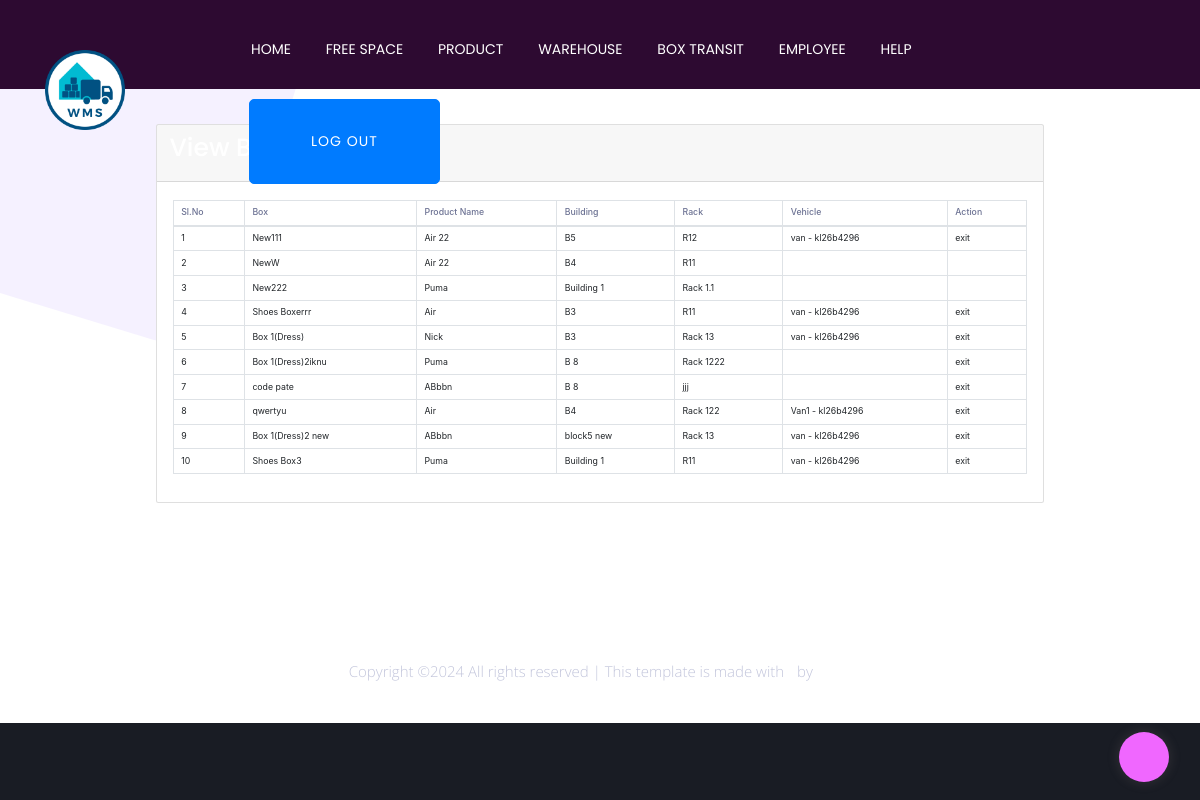
The app's page /view_box_transit/ (signed in) with its own data.
### warehouse/models9.py (models this page shows, shortened)
class Box(models.Model):
    Box_id = models.AutoField(primary_key=True)
    product_id = models.ForeignKey(Products, on_delete=models.CASCADE, null=True)
    building_id = models.ForeignKey(Building, on_delete=models.CASCADE, null=True, blank=True)
    rack_id = models.ForeignKey(Racks, on_delete=models.CASCADE, null=True, blank=True)
    vehicle_id = models.ForeignKey(Veh, on_delete=models.CASCADE, null=True, blank=True)
    Box_Name = models.CharField(max_length=200)
    Current_Date = models.DateField(null=True)
    vehicle_transit = models.CharField(max_length=200, null=True, blank=True)
    Action = models.CharField(max_length=200, null=True, blank=True)

### warehouse/models7.py (models this page shows, shortened)
class Products(models.Model):
    foreign_key_fied =models.ForeignKey(Racks, on_delete=models.CASCADE,null=True,blank=True)
    Catagories=models.CharField(max_length=100)
    Product_Name=models.CharField(max_length=50)
    Total_Quantity=models.IntegerField(null=True)
    Product_Details=models.CharField(max_length=100)

### warehouse/models3.py (models this page shows, shortened)
class Building(models.Model):
    Building_Name=models.CharField(max_length=100)
    Area=models.CharField(max_length=100)
    Floor=models.CharField(max_length=100)
    Identifer=models.CharField(max_length=100)
    Structure=models.CharField(max_length=100)
    Height=models.IntegerField(null= True)
    Total_No_Racks=models.IntegerField(null= True)

class Racks(models.Model):
    foreign_key_fied =models.ForeignKey(Building, on_delete=models.CASCADE,null=True,blank=True)
    rack_name = models.CharField(max_length = 30)
    nof_bins = models.IntegerField(null=True)
    width = models.IntegerField(null=True)
    height = models.IntegerField(null=True)
    length = models.IntegerField(null=True)
    date_added = models.DateTimeField(default=timezone.now)

### warehouse/views.py (the view)
# urls.py: path('view_box_transit/', views.view_transit_box, name='view_box_transit'),
def view_transit_box(request):
    user_id = request.session.get('user_id')
    if not user_id:
        return redirect('main_index_Page')
    try:
        selected_box_id = 1  # Replace with the actual selected box id
        try:
            selected_box = Box.objects.get(Box_id=selected_box_id)
            vehicle_transit = selected_box.vehicle_transit
            action = selected_box.Action
        except Box.DoesNotExist:
            selected_box = None
            vehicle_transit = None
            action = None
        boxes = Box.objects.all()
        context = {
            'boxes': boxes,
            'selected_box': selected_box,
            'vehicle_transit': vehicle_transit,
            'action': action,
        }
        return render(request, 'view_box_transit.html', context)
    except Supervise.DoesNotExist:
        return redirect('main_index_Page')

### warehouse/templates/view_box_transit.html (shortened to what this page needs)
{% extends 'supervisor_header.html' %}
{% block content %}
{% load static %}
<html lang="en">
<head>
  <link rel="stylesheet" href="{% static 'css/style.css' %}">
  <link rel="stylesheet" href="https://stackpath.bootstrapcdn.com/bootstrap/4.5.2/css/bootstrap.min.css">
</head>
<body>
  <div class="container mt-4">
    <div class="card custom-card">
      <div class="card-header">
        <h1 class="card-title">View Box Transit</h1>
      </div>
      <div class="card-body">
        <table class="table table-bordered">
          <thead>
            <tr>
              <th>Sl.No</th>
              <th>Box</th>
              <th>Product Name</th>
              <th>Building</th>
              <th>Rack</th>
              <th>Vehicle</th>
              <th>Action</th>
            </tr>
          </thead>
          <tbody>
            {% for box in boxes %}
            <tr>
              <td>{{ forloop.counter }}</td>
              <td>{{ box.Box_Name }}</td>
              <td>{{ box.product_id.Product_Name }}</td>
              <td>{{ box.building_id.Building_Name }}</td>
              <td>{{ box.rack_id.rack_name }}</td>
              <td>{{ box.vehicle_transit }}</td>
              <td>{{ box.Action }}</td>
            </tr>
            {% endfor %}
          </tbody>
        </table>
      </div>
    </div>
  </div>
</body>
{% endblock %}

### warehouse/templates/view_box_transit.html (style rules this page uses)
.custom-card { width: 80%; margin: 0 auto; font-size: 14px; }

### records on screen
Box: Box_Name "New111", product_id.Product_Name "Air 22", building_id.Building_Name "B5", rack_id.rack_name "R12", vehicle_transit "van - kl26b4296", Action "exit"
Box: Box_Name "NewW", product_id.Product_Name "Air 22", building_id.Building_Name "B4", rack_id.rack_name "R11"
Box: Box_Name "New222", product_id.Product_Name "Puma", building_id.Building_Name "Building 1", rack_id.rack_name "Rack 1.1"
Box: Box_Name "Shoes Boxerrr", product_id.Product_Name "Air", building_id.Building_Name "B3", rack_id.rack_name "R11", vehicle_transit "van - kl26b4296", Action "exit"
Box: Box_Name "Box 1(Dress)", product_id.Product_Name "Nick", building_id.Building_Name "B3", rack_id.rack_name "Rack 13", vehicle_transit "van - kl26b4296", Action "exit"
Box: Box_Name "Box 1(Dress)2iknu", product_id.Product_Name "Puma", building_id.Building_Name "B 8", rack_id.rack_name "Rack 1222", Action "exit"
Box: Box_Name "code pate", product_id.Product_Name "ABbbn", building_id.Building_Name "B 8", rack_id.rack_name "jjj", Action "exit"
Box: Box_Name "qwertyu", product_id.Product_Name "Air", building_id.Building_Name "B4", rack_id.rack_name "Rack 122", vehicle_transit "Van1 - kl26b4296", Action "exit"
Box: Box_Name "Box 1(Dress)2 new", product_id.Product_Name "ABbbn", building_id.Building_Name "block5 new", rack_id.rack_name "Rack 13", vehicle_transit "van - kl26b4296", Action "exit"
Box: Box_Name "Shoes Box3", product_id.Product_Name "Puma", building_id.Building_Name "Building 1", rack_id.rack_name "R11", vehicle_transit "van - kl26b4296", Action "exit"
